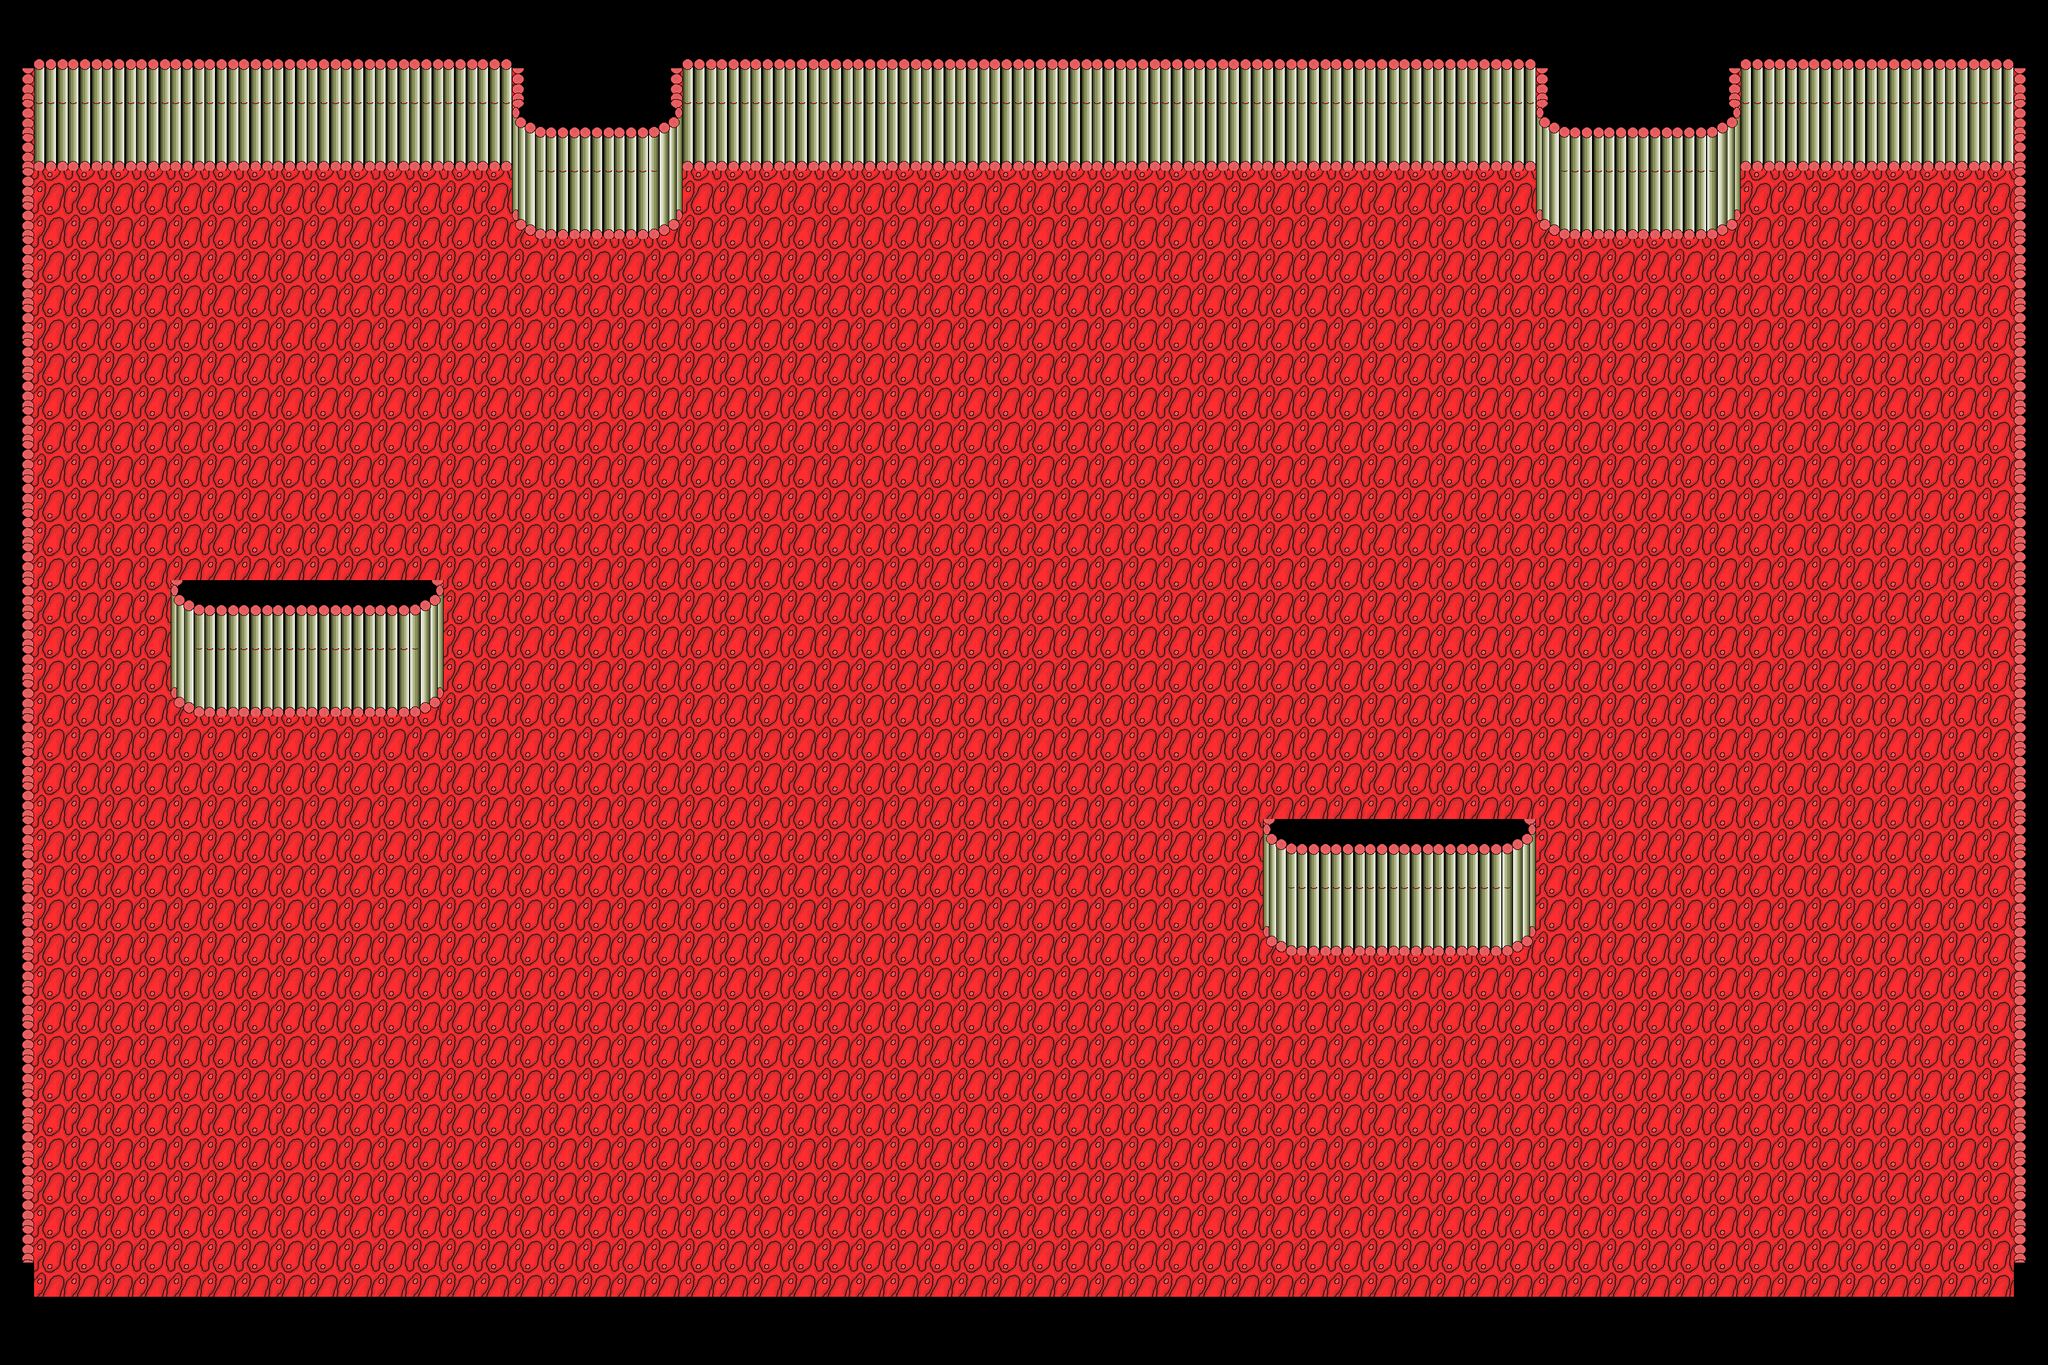

Below is a game level as drawn by its tile map, then a one-line description and the .tmx that defines it (tile-layer data replaced by summaries):
An orthogonal 60x40 tile map with 64x64 px tiles, 2 tile layers (Ground, Bottom), 1 hidden layer not drawn, 2 tilesets.

<map version="1.0" orientation="orthogonal" width="60" height="40" tilewidth="64" tileheight="64">
 <tileset firstgid="1" name="cellTexture0000" tilewidth="64" tileheight="64">
  <image source="../cellTexture0000.png" trans="ffffff" width="64" height="64" />
 </tileset>
 <tileset firstgid="2" name="complete_cell_wallset" tilewidth="64" tileheight="64">
  <image source="../complete_cell_wallset.png" trans="ffffff" width="192" height="320" />
  <terraintypes>
   <terrain name="Cell Wall" tile="-1" />
  </terraintypes>
  <tile id="0" terrain="0,0,0," />
  <tile id="1" terrain="0,0,," />
  <tile id="2" terrain="0,0,,0" />
  <tile id="3" terrain="0,,0," />
  <tile id="5" terrain=",0,,0" />
  <tile id="6" terrain="0,,0,0" />
  <tile id="7" terrain=",,0,0" />
  <tile id="8" terrain=",0,0,0" />
  <tile id="9" terrain="0,0,,0" />
  <tile id="10" terrain="0,0,0,0" />
  <tile id="11" terrain="0,0,0," />
  <tile id="12" terrain=",0,," />
  <tile id="13" terrain="0,0,," />
  <tile id="14" terrain="0,,," />
 </tileset>
 <layer name="Ground" width="60" height="40">
  <data>[2400 cells, 2400 non-empty, 10 distinct tile ids]</data>
 </layer>
 <layer name="Bottom" width="60" height="40">
  <data>[2400 cells, 540 non-empty, 12 distinct tile ids]</data>
 </layer>
 <layer name="Top" width="60" height="40" visible="0">
  <data>[2400 cells, 324 non-empty, 6 distinct tile ids]</data>
 </layer>
</map>